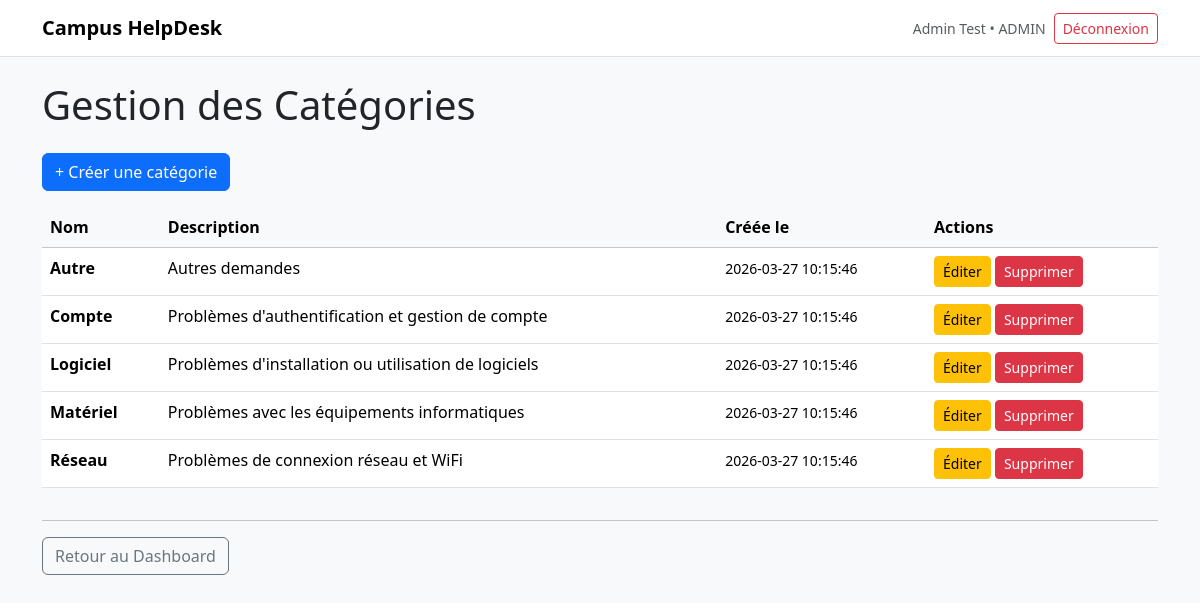
The app's page /public/index.php?route=admin-categories (signed in) with its own data.
### tables this page shows
CREATE TABLE categories (
  id INT AUTO_INCREMENT PRIMARY KEY,
  nom VARCHAR(100) NOT NULL UNIQUE,
  description TEXT,
  created_at DATETIME NOT NULL DEFAULT CURRENT_TIMESTAMP,
  updated_at DATETIME NOT NULL DEFAULT CURRENT_TIMESTAMP ON UPDATE CURRENT_TIMESTAMP
);

### app/core/View.php (called while the page is built, shortened)
<?php
class View {
  public static function render($view, $data = array()) {
    require __DIR__ . '/../views/layouts/main.php';
  }
}

### app/controllers/AdminController.php (called while the page is built, shortened)
<?php
require_once __DIR__ . '/../core/View.php';
require_once __DIR__ . '/../models/CategoryModel.php';
class AdminController {
  public function categories() {
    $categories = [];
    try {
      $categories = (new CategoryModel())->all();
    } catch (Exception $e) {
      $categories = [];
    }
    View::render('admin/categories', ['title' => 'Gestion des Catégories', 'categories' => $categories]);
  }
}

### public/index.php (called while the page is built, shortened)
<?php
require_once __DIR__ . '/../app/controllers/AdminController.php';
$route = isset($_GET['route']) ? $_GET['route'] : '';
Router::dispatch($route);

### app/core/Database.php (called while the page is built)
<?php
class Database {
  private static $pdo = null;
  public static function pdo() {
    if (self::$pdo === null) {
      $dsn = 'mysql:host=127.0.0.1;dbname=campus_helpdesk;charset=utf8mb4';
      self::$pdo = new PDO($dsn, 'root', 'root', array(
        PDO::ATTR_ERRMODE => PDO::ERRMODE_EXCEPTION,
        PDO::ATTR_DEFAULT_FETCH_MODE => PDO::FETCH_ASSOC,
        PDO::ATTR_EMULATE_PREPARES => false,
      ));
    }
    return self::$pdo;
  }
}

### app/models/CategoryModel.php (called while the page is built, shortened)
<?php
require_once __DIR__ . '/../core/Database.php';
class CategoryModel {
  public function all() {
    $stmt = Database::pdo()->prepare(
      'SELECT id, nom, description, created_at FROM categories ORDER BY nom ASC'
    );
    $stmt->execute();
    return $stmt->fetchAll();
  }
}

### app/views/admin/categories.php (the view)
<h1 class="mb-4">Gestion des Catégories</h1>
<div class="mb-3">
  <a href="index.php?route=admin-category-create" class="btn btn-primary">+ Créer une catégorie</a>
</div>
<div class="table-responsive">
  <table class="table table-hover">
    <thead class="table-light">
      <tr>
        <th>Nom</th>
        <th>Description</th>
        <th>Créée le</th>
        <th>Actions</th>
      </tr>
    </thead>
    <tbody>
      <?php if (empty($categories)): ?>
        <tr>
          <td colspan="4" class="text-center text-muted">Aucune catégorie trouvée.</td>
        </tr>
      <?php else: ?>
        <?php foreach ($categories as $category): ?>
          <tr>
            <td><strong><?php echo htmlspecialchars($category['nom']); ?></strong></td>
            <td><?php echo htmlspecialchars($category['description'] ?? ''); ?></td>
            <td>
              <small><?php echo htmlspecialchars($category['created_at']); ?></small>
            </td>
            <td>
              <a href="index.php?route=admin-category-edit&id=<?php echo intval($category['id']); ?>" class="btn btn-sm btn-warning">Éditer</a>
              <a href="index.php?route=admin-category-delete&id=<?php echo intval($category['id']); ?>" class="btn btn-sm btn-danger" onclick="return confirm('Êtes-vous sûr ?');">Supprimer</a>
            </td>
          </tr>
        <?php endforeach; ?>
      <?php endif; ?>
    </tbody>
  </table>
</div>
<hr>
<a href="index.php?route=dashboard" class="btn btn-outline-secondary">Retour au Dashboard</a>

### public/assets/css/style.css (style rules this page uses)
:root { --radius: 16px; }

### records on screen
categories: nom "Autre", description "Autres demandes", created_at "2026-03-27 10:15:46"
categories: nom "Compte", description "Problèmes d'authentification et gestion de compte", created_at "2026-03-27 10:15:46"
categories: nom "Logiciel", description "Problèmes d'installation ou utilisation de logiciels", created_at "2026-03-27 10:15:46"
categories: nom "Matériel", description "Problèmes avec les équipements informatiques", created_at "2026-03-27 10:15:46"
categories: nom "Réseau", description "Problèmes de connexion réseau et WiFi", created_at "2026-03-27 10:15:46"

### other values on screen
$u['nom'] "Admin Test"
$u['role'] "ADMIN"
